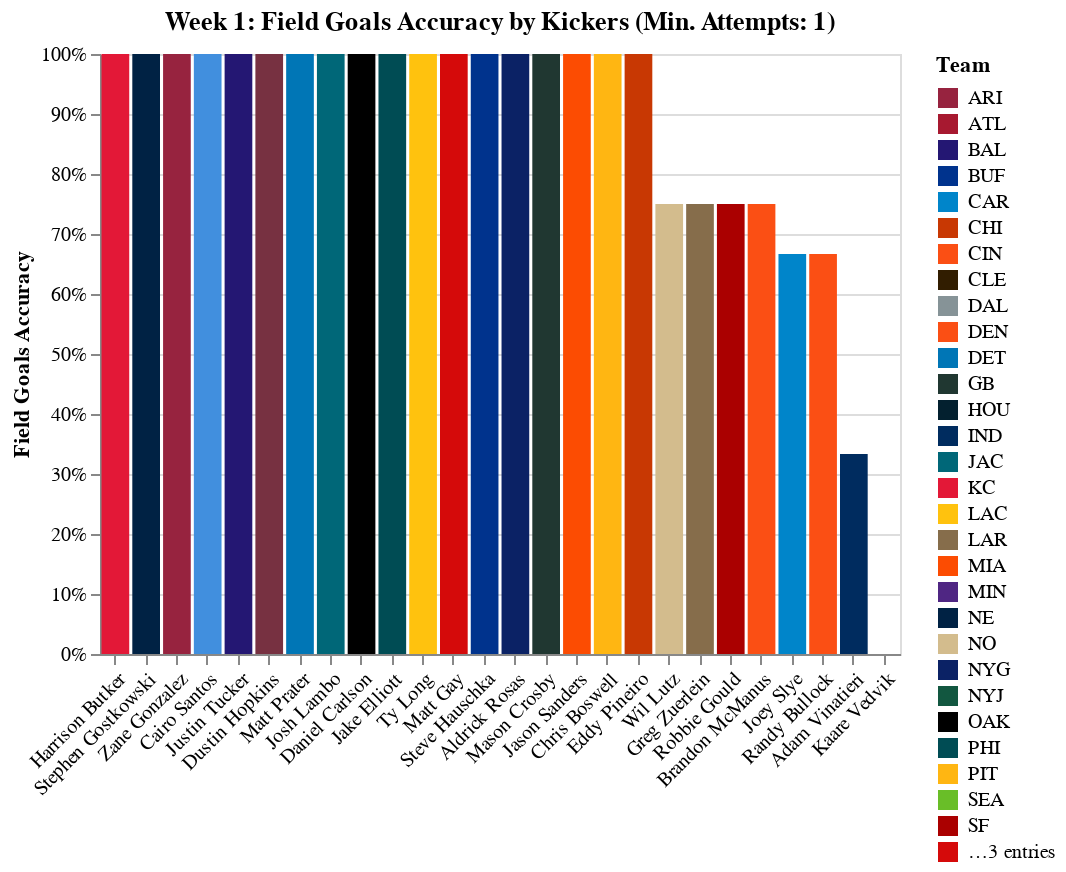

The notebook cell saved with this chart:
### Code cell
chart

### Figure 1 — Vega-Lite specification as saved in the notebook (floating-point values rounded to 4 significant figures)
{"$schema": "https://vega.github.io/schema/vega-lite/v3.4.0.json", "config": {"background": "white", "mark": {"tooltip": null}, "view": {"height": 300, "width": 400}}, "data": {"name": "data-de0f60bb96dec14e0083cc02a0058d95"}, "datasets": {"data-de0f60bb96dec14e0083cc02a0058d95": [{"EPA": 4, "EPM": 4, "FGA": 4, "FGM": 4, "FGPercentage": 1, "FantasyPoints": 16, "Player": "Harrison Butker", "Team": "KC"}, {"EPA": 3, "EPM": 3, "FGA": 4, "FGM": 4, "FGPercentage": 1, "FantasyPoints": 15, "Player": "Stephen Gostkowski", "Team": "NE"}, {"EPA": 1, "EPM": 1, "FGA": 4, "FGM": 4, "FGPercentage": 1, "FantasyPoints": 13, "Player": "Zane Gonzalez", "Team": "ARI"}, {"EPA": 3, "EPM": 3, "FGA": 4, "FGM": 3, "FGPercentage": 0.75, "FantasyPoints": 12, "Player": "Wil Lutz", "Team": "NO"}, {"EPA": 3, "EPM": 3, "FGA": 4, "FGM": 3, "FGPercentage": 0.75, "FantasyPoints": 12, "Player": "Greg Zuerlein", "Team": "LAR"}, {"EPA": 2, "EPM": 2, "FGA": 4, "FGM": 3, "FGPercentage": 0.75, "FantasyPoints": 11, "Player": "Robbie Gould", "Team": "SF"}, {"EPA": 5, "EPM": 5, "FGA": 2, "FGM": 2, "FGPercentage": 1, "FantasyPoints": 11, "Player": "Cairo Santos", "Team": "TEN"}, {"EPA": 8, "EPM": 8, "FGA": 1, "FGM": 1, "FGPercentage": 1, "FantasyPoints": 11, "Player": "Justin Tucker", "Team": "BAL"}, {"EPA": 1, "EPM": 1, "FGA": 4, "FGM": 3, "FGPercentage": 0.75, "FantasyPoints": 10, "Player": "Brandon McManus", "Team": "DEN"}, {"EPA": 3, "EPM": 3, "FGA": 2, "FGM": 2, "FGPercentage": 1, "FantasyPoints": 9, "Player": "Dustin Hopkins", "Team": "WAS"}, {"EPA": 3, "EPM": 3, "FGA": 2, "FGM": 2, "FGPercentage": 1, "FantasyPoints": 9, "Player": "Matt Prater", "Team": "DET"}, {"EPA": 3, "EPM": 3, "FGA": 3, "FGM": 2, "FGPercentage": 0.6667, "FantasyPoints": 9, "Player": "Joey Slye", "Team": "CAR"}, {"EPA": 2, "EPM": 2, "FGA": 3, "FGM": 2, "FGPercentage": 0.6667, "FantasyPoints": 8, "Player": "Randy Bullock", "Team": "CIN"}, {"EPA": 2, "EPM": 2, "FGA": 2, "FGM": 2, "FGPercentage": 1, "FantasyPoints": 8, "Player": "Josh Lambo", "Team": "JAC"}, {"EPA": 3, "EPM": 3, "FGA": 1, "FGM": 1, "FGPercentage": 1, "FantasyPoints": 6, "Player": "Daniel Carlson", "Team": "OAK"}, {"EPA": 3, "EPM": 3, "FGA": 1, "FGM": 1, "FGPercentage": 1, "FantasyPoints": 6, "Player": "Jake Elliott", "Team": "PHI"}, {"EPA": 3, "EPM": 3, "FGA": 1, "FGM": 1, "FGPercentage": 1, "FantasyPoints": 6, "Player": "Ty Long", "Team": "LAC"}, {"EPA": 2, "EPM": 2, "FGA": 1, "FGM": 1, "FGPercentage": 1, "FantasyPoints": 5, "Player": "Matt Gay", "Team": "TB"}, {"EPA": 2, "EPM": 2, "FGA": 1, "FGM": 1, "FGPercentage": 1, "FantasyPoints": 5, "Player": "Steve Hauschka", "Team": "BUF"}, {"EPA": 2, "EPM": 2, "FGA": 1, "FGM": 1, "FGPercentage": 1, "FantasyPoints": 5, "Player": "Aldrick Rosas", "Team": "NYG"}, {"EPA": 1, "EPM": 1, "FGA": 1, "FGM": 1, "FGPercentage": 1, "FantasyPoints": 4, "Player": "Mason Crosby", "Team": "GB"}, {"EPA": 1, "EPM": 1, "FGA": 1, "FGM": 1, "FGPercentage": 1, "FantasyPoints": 4, "Player": "Jason Sanders", "Team": "MIA"}, {"EPA": 2, "EPM": 1, "FGA": 3, "FGM": 1, "FGPercentage": 0.3333, "FantasyPoints": 4, "Player": "Adam Vinatieri", "Team": "IND"}, {"EPA": 0, "EPM": 0, "FGA": 1, "FGM": 1, "FGPercentage": 1, "FantasyPoints": 3, "Player": "Chris Boswell", "Team": "PIT"}, {"EPA": 0, "EPM": 0, "FGA": 1, "FGM": 1, "FGPercentage": 1, "FantasyPoints": 3, "Player": "Eddy Pineiro", "Team": "CHI"}, {"EPA": 1, "EPM": 0, "FGA": 1, "FGM": 0, "FGPercentage": 0, "FantasyPoints": 0, "Player": "Kaare Vedvik", "Team": "NYJ"}]}, "encoding": {"color": {"field": "Team", "scale": {"domain": ["ARI", "ATL", "BAL", "BUF", "CAR", "CHI", "CIN", "CLE", "DAL", "DEN", "DET", "GB", "HOU", "IND", "JAC", "KC", "LAC", "LAR", "MIA", "MIN", "NE", "NO", "NYG", "NYJ", "OAK", "PHI", "PIT", "SEA", "SF", "TB", "TEN", "WAS"], "range": ["#97233F", "#A71930", "#241773", "#00338D", "#0085CA", "#C83803", "#FB4F14", "#311D00", "#869397", "#FB4F14", "#0076B6", "#203731", "#03202F", "#002C5F", "#006778", "#E31837", "#FFC20E", "#866D4B", "#FC4C02", "#4F2683", "#002244", "#D3BC8D", "#0B2265", "#125740", "#000000", "#004C54", "#FFB612", "#69BE28", "#AA0000", "#D50A0A", "#418FDE", "#773141"]}, "type": "nominal"}, "x": {"axis": {"labelAngle": -45, "title": ""}, "field": "Player", "sort": {"field": "FGPercentage", "op": "sum", "order": "descending"}, "type": "nominal"}, "y": {"axis": {"format": ".0%", "title": "Field Goals Accuracy"}, "field": "FGPercentage", "type": "quantitative"}}, "mark": "bar", "title": "Week 1: Field Goals Accuracy by Kickers (Min. Attempts: 1)"}
